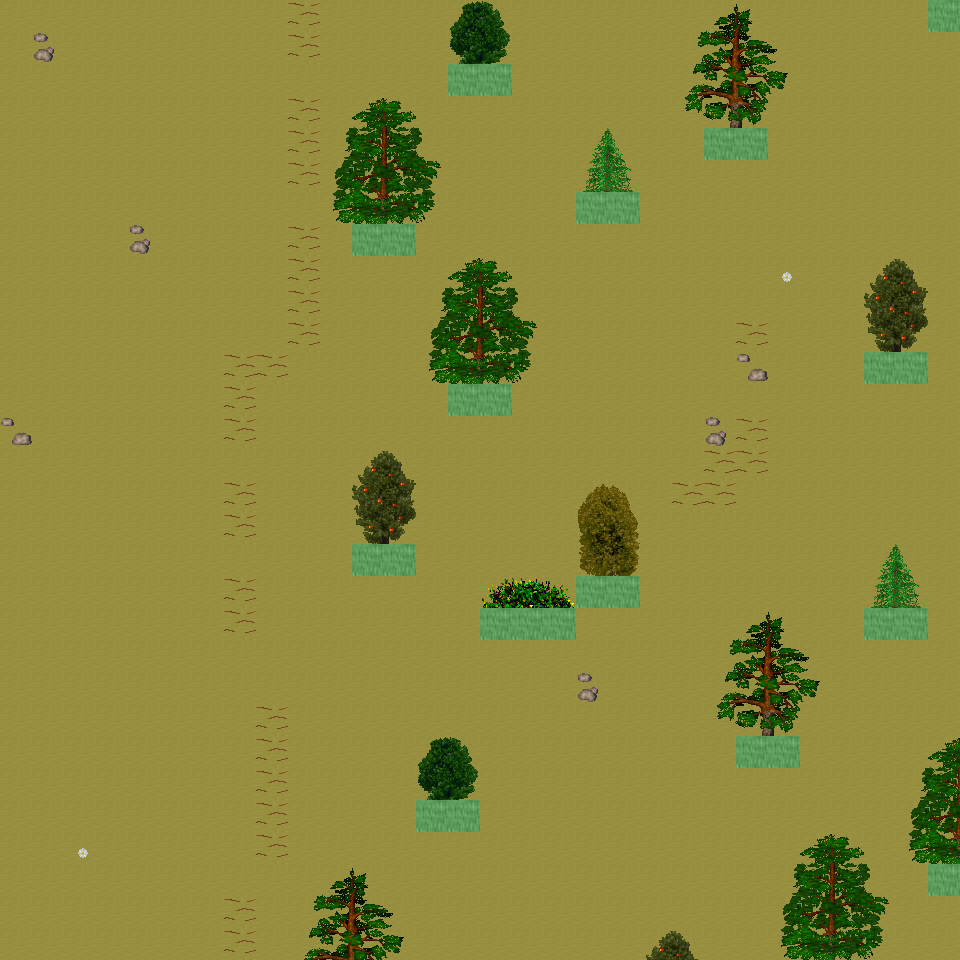

Below is a game level as drawn by its tile map, then a one-line description and the .tmx that defines it (tile-layer data replaced by summaries):
An orthogonal 30x30 tile map with 32x32 px tiles, 6 tile layers (Ground, Object, Object2, Above, ...), 17 tilesets and 4 objects (4x mapExit).

<map version="1.0" orientation="orthogonal" renderorder="right-down" width="30" height="30" tilewidth="32" tileheight="32" nextobjectid="5">
  <tileset firstgid="1" name="tileset_ground_ground" tilewidth="32" tileheight="32" tilecount="33" columns="3">
    <image source="../drawable/tileset_ground_ground.png" width="96" height="352" />
  </tileset>
  <tileset firstgid="34" name="tileset_ground_rock_pebbles" tilewidth="32" tileheight="32" tilecount="3" columns="1">
    <image source="../drawable/tileset_ground_rock_pebbles.png" width="32" height="96" />
  </tileset>
  <tileset firstgid="37" name="tileset_ground_grass_edges" tilewidth="32" tileheight="32" tilecount="36" columns="12">
    <image source="../drawable/tileset_ground_grass_edges.png" width="384" height="96" />
  </tileset>
  <tileset firstgid="73" name="tileset_plant_flower_daisy_white" tilewidth="32" tileheight="32" tilecount="8" columns="2">
    <image source="../drawable/tileset_plant_flower_daisy_white.png" width="64" height="128" />
  </tileset>
  <tileset firstgid="81" name="tileset_ground_ridge_earth_dark" tilewidth="32" tileheight="32" tilecount="96" columns="12">
    <image source="../drawable/tileset_ground_ridge_earth_dark.png" width="384" height="256" />
  </tileset>
  <tileset firstgid="177" name="tileset_plant_grasses" tilewidth="32" tileheight="32" tilecount="6" columns="3">
    <image source="../drawable/tileset_plant_grasses.png" width="96" height="64" />
  </tileset>
  <tileset firstgid="183" name="tileset_ground_earth_edges" tilewidth="32" tileheight="32" tilecount="18" columns="6">
    <image source="../drawable/tileset_ground_earth_edges.png" width="192" height="96" />
  </tileset>
  <tileset firstgid="201" name="tileset_ground_pothole" tilewidth="32" tileheight="32" tilecount="4" columns="4">
    <image source="../drawable/tileset_ground_pothole.png" width="128" height="32" />
  </tileset>
  <tileset firstgid="205" name="tileset_item_statue_green_stone_3" tilewidth="32" tileheight="32" tilecount="3" columns="1">
    <image source="../drawable/tileset_item_statue_green_stone_3.png" width="32" height="96" />
  </tileset>
  <tileset firstgid="208" name="tileset_ground_rock_rocks_2" tilewidth="32" tileheight="32" tilecount="4" columns="2">
    <image source="../drawable/tileset_ground_rock_rocks_2.png" width="64" height="64" />
  </tileset>
  <tileset firstgid="212" name="tileset_logic_creature_animal" tilewidth="32" tileheight="32" tilecount="32" columns="8">
    <image source="../drawable/tileset_logic_creature_animal.png" width="256" height="128" />
  </tileset>
  <tileset firstgid="244" name="tileset_logic_collision" tilewidth="32" tileheight="32" tilecount="1" columns="1">
    <image source="../drawable/tileset_logic_collision.png" width="32" height="32" />
  </tileset>
  <tileset firstgid="245" name="tileset_plant_tree_taller_trees" tilewidth="32" tileheight="32" tilecount="32" columns="8">
    <image source="../drawable/tileset_plant_tree_taller_trees.png" width="256" height="128" />
  </tileset>
  <tileset firstgid="277" name="tileset_plant_tree_spruce" tilewidth="32" tileheight="32" tilecount="6" columns="2">
    <image source="../drawable/tileset_plant_tree_spruce.png" width="64" height="96" />
  </tileset>
  <tileset firstgid="283" name="tileset_plant_bush_bush_mult_colored" tilewidth="32" tileheight="32" tilecount="6" columns="3">
    <image source="../drawable/tileset_plant_bush_bush_mult_colored.png" width="96" height="64" />
  </tileset>
  <tileset firstgid="289" name="tileset_plant_tree_pine_tree" tilewidth="32" tileheight="32" tilecount="20" columns="4">
    <image source="../drawable/tileset_plant_tree_pine_tree.png" width="128" height="160" />
  </tileset>
  <tileset firstgid="309" name="tileset_plant_tree_pine_tree_1" tilewidth="32" tileheight="32" tilecount="20" columns="4">
    <image source="../drawable/tileset_plant_tree_pine_tree_1.png" width="128" height="160" />
  </tileset>
  <layer name="Ground" width="30" height="30">
    <data>[900 cells, 900 non-empty, 1 distinct tile ids]</data>
  </layer>
  <layer name="Object" width="30" height="30">
    <data>[900 cells, 64 non-empty, 18 distinct tile ids]</data>
  </layer>
  <layer name="Object2" width="30" height="30">
    <data>[900 cells, 2 non-empty, 1 distinct tile ids]</data>
  </layer>
  <layer name="Above" width="30" height="30">
    <data>[900 cells, 134 non-empty, 54 distinct tile ids]</data>
  </layer>
  <layer name="Above2" width="30" height="30">
    <data>[900 cells, 0 non-empty, 0 distinct tile ids]</data>
  </layer>
  <layer name="Walkable" width="30" height="30">
    <data>[900 cells, 27 non-empty, 1 distinct tile ids]</data>
  </layer>
  <objectgroup name="MapEvents">
    <object id="1" name="south" type="mapExit" x="0" y="928" width="960" height="32">
      <properties>
        <property name="map" value="level_0_x70_y60" />
        <property name="x" value="0" />
        <property name="y" value="1" />
      </properties>
    </object>
    <object id="2" name="west" type="mapExit" x="0" y="0" width="32" height="960">
      <properties>
        <property name="map" value="level_0_x69_y59" />
        <property name="x" value="28" />
        <property name="y" value="0" />
      </properties>
    </object>
    <object id="3" name="east" type="mapExit" x="928" y="32" width="32" height="832">
      <properties>
        <property name="map" value="level_0_x71_y59" />
        <property name="x" value="1" />
        <property name="y" value="1" />
      </properties>
    </object>
    <object id="4" name="east2" type="mapExit" x="928" y="896" width="32" height="64">
      <properties>
        <property name="map" value="level_0_x71_y59" />
        <property name="x" value="1" />
        <property name="y" value="28" />
      </properties>
    </object>
  </objectgroup>
</map>
